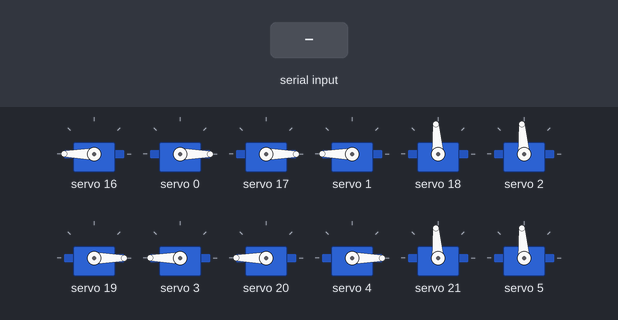
Bench run of a sketch on a simulated Arduino Uno, built with avr-gcc and run on an emulated ATmega328P. Parts: 12 × servo. The test bench sets the inputs (shaded band). What the sketch prints to the serial monitor is not drawn.

Above: at 2.4 s.
2.5 s: "F\n" received over Serial
At 2.65 s:
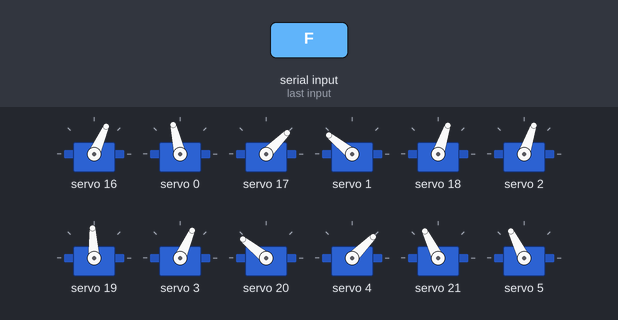
At 4.24 s:
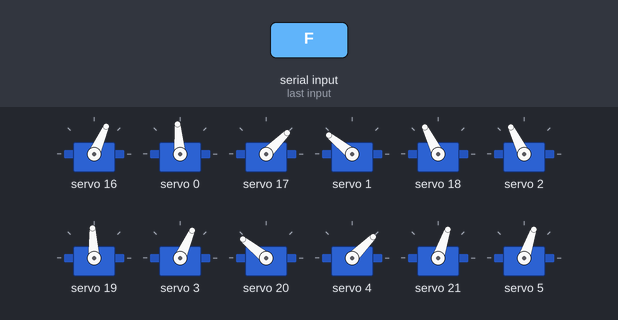
Timing chart, 0 to 64.0 s (numbered marks = the images above; inputs shaded):
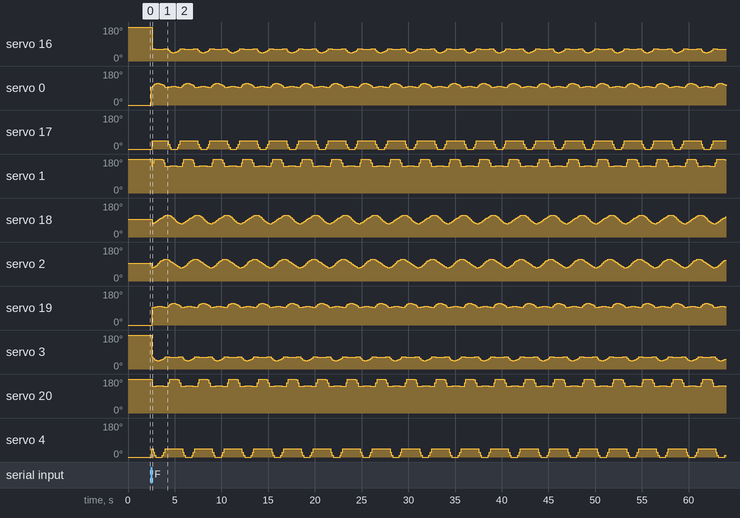

The sketch:

hexapod3.ino
```cpp
#include <Wire.h>
#include <Adafruit_PWMServoDriver.h>
#include <Math.h>
Adafruit_PWMServoDriver board_1 = Adafruit_PWMServoDriver(0x41);
Adafruit_PWMServoDriver board_2 = Adafruit_PWMServoDriver(0x40);

String mode = "";

const int NUMBER_SERVOS_LEFT =9;
const int NUMBER_SERVOS_RIGTH =9;

const int servoChannel[NUMBER_SERVOS_LEFT] = {0,1,2,3,4,5,6,7,8};  // Pins των servo στο PCA9685 1)tibia = 0 2)femur = 1 3)coxa = 2 για ολα τα ποδια
const double initial_pos[NUMBER_SERVOS_LEFT]  = {180,0,90,0,180,90,0,180,90};//τα πρωτα 3 ειναι για το ενα αριστερο ποδι ενω τα αλλα δυο 3αρια ειναι για τα δυο δεξια ποδια-->πανε στο board 1
                                              //     L1      L2       L3
const double initial_pos_rigth[NUMBER_SERVOS_RIGTH] = {0,180,90,180,0,90,180,0,90};//τα πρωτα 3 ειναι για το ενα δεξι ποδι ενω τα αλλα δυο 3αρια ειναι για τα δυο αριστερα ποδια-->πανε στο board 2
                                                    //    L4        L5       L6
const int servoMinPulse = 100;  // περίπου 1.0 ms σε ticks PCA9685 (50Hz)
const int servoMaxPulse = 730;

const double pi = 3.1415927;
const double a3 = 131.92;
const double a2 = 79.91;//  mm
const double a4 = 45.57;

struct Point {
 double x;//members στη σωστη σειρα
 double y;
 double z;
};

Point Point_start = {135,-50,70};//x,y,z οπως τα βαλαμε στο structure
Point Control_point_1 = {135,-50,-20};//xE[50,140],zE[-100,100],yE(-200.200)
Point Control_point_2 = {145,50,-20};
Point Point_end = {135,50,70};//Τα βρηκαμε με forward kinematics

Point Point_start_z = {135,0,100};
Point Control_point_1_z = {135,0,-20};
Point Control_point_2_z = {135,0,-20};
Point Point_end_z = {135,0,100};

Point Point_start_x = {200,0,70};
Point Control_point_1_x = {200,0,70};
Point Control_point_2_x = {50,0,70};
Point Point_end_x = {50,0,70};


void setup() {
  Serial.begin(115200);
  Serial.println("PCA9685 Servo Control - MG996R");

  board_1.begin();
  board_1.setPWMFreq(50);  // Θέτουμε τη συχνότητα στα 50Hz (20ms κύκλος)
  board_2.begin();
  board_2.setPWMFreq(50);
  delay(50);

    for (int i = 0;i<NUMBER_SERVOS_LEFT ;i++){
  setServoAngle(servoChannel[i],initial_pos[i]);
  setServoAngle_rigth(servoChannel[i],initial_pos_rigth[i]);
  delay(15);
  }
  delay(1000);
  Serial.println("Type mode:");
}

void cubic_bezier_linear_bezier(Point P0,Point P1,Point P2,Point P3){   //BEZIER--->Rigth LINEAR--->LEFT

  for (int i = 0; i <= 100; i=i+10) {

    double t = i/100.0;//ΠΡΑΓΜΑΤΙΚΗ ΔΙΑΙΡΕΣΗ
    double xo = pow((1-t),3)*P0.x+3*pow((1 - t),2)* t * P1.x +3*(1-t)*pow(t,2)*P2.x+pow(t,3)*P3.x;
    double yo = pow((1-t),3)*P0.y+3*pow((1 - t),2)* t * P1.y +3*(1-t)*pow(t,2)*P2.y+pow(t,3)*P3.y;
    double zo = pow((1-t),3)*P0.z+3*pow((1 - t),2)* t * P1.z +3*(1-t)*pow(t,2)*P2.z+pow(t,3)*P3.z;

    double x1 = (1-t)*P3.x+ t * P0.x ;//end_point(P3)---->start_point(P0)
    double y1 = (1-t)*P3.y+ t * P0.y ;
    double z1 = (1-t)*P3.z+ t * P0.z ;

    IK_rigth(xo, yo, zo);//rigth
    IK_linear(x1,y1,z1);//left

    //delay(10);
}
}

void cubic_bezier_linear_bezier_x(Point P0,Point P1,Point P2,Point P3){   //BEZIER--->Rigth LINEAR--->LEFT

  for (int i = 0; i <= 100; i=i+10) {

    double t = i/100.0;//ΠΡΑΓΜΑΤΙΚΗ ΔΙΑΙΡΕΣΗ
    double xo = pow((1-t),3)*P0.x+3*pow((1 - t),2)* t * P1.x +3*(1-t)*pow(t,2)*P2.x+pow(t,3)*P3.x;
    double yo = pow((1-t),3)*P0.y+3*pow((1 - t),2)* t * P1.y +3*(1-t)*pow(t,2)*P2.y+pow(t,3)*P3.y;
    double zo = pow((1-t),3)*P0.z+3*pow((1 - t),2)* t * P1.z +3*(1-t)*pow(t,2)*P2.z+pow(t,3)*P3.z;

    double x1 = (1-t)*P3.x+ t * P0.x ;//end_point(P3)---->start_point(P0)
    double y1 = (1-t)*P3.y+ t * P0.y ;
    double z1 = (1-t)*P3.z+ t * P0.z ;

    double x2 = (1-t)*P0.x+ t * P3.x ;//start_point(P0)---->end_point(P3)
    double y2 = (1-t)*P0.y+ t * P3.y ;
    double z2 = (1-t)*P0.z+ t * P3.z ;

    IK_rigth(xo, yo, zo);//rigth
    IK_L1(x2,y2,z2);
    IK_linear(x1,y1,z1);//left

    delay(10);
}
}

void cubic_bezier(Point P0,Point P1,Point P2,Point P3){
  for (int i = 0; i <= 100; i=i+10) {

    double t = i/100.0;//ΠΡΑΓΜΑΤΙΚΗ ΔΙΑΙΡΕΣΗ
    double xo = pow((1-t),3)*P0.x+3*pow((1 - t),2)* t * P1.x +3*(1-t)*pow(t,2)*P2.x+pow(t,3)*P3.x;
    double yo = pow((1-t),3)*P0.y+3*pow((1 - t),2)* t * P1.y +3*(1-t)*pow(t,2)*P2.y+pow(t,3)*P3.y;
    double zo = pow((1-t),3)*P0.z+3*pow((1 - t),2)* t * P1.z +3*(1-t)*pow(t,2)*P2.z+pow(t,3)*P3.z;

    IK_rigth(xo, yo, zo);//rigth
    IK_linear(xo,yo,zo);//left
}
}

void linear_bezier_cubic_bezier(Point P0,Point P1,Point P2,Point P3){  //BEZIER--->Left LINEAR--->Rigth

  for (int i = 0; i <= 100; i=i+10) {

    double t = i/100.0;//ΠΡΑΓΜΑΤΙΚΗ ΔΙΑΙΡΕΣΗ
    double xo = pow((1-t),3)*P0.x+3*pow((1 - t),2)* t * P1.x +3*(1-t)*pow(t,2)*P2.x+pow(t,3)*P3.x;
    double yo = pow((1-t),3)*P0.y+3*pow((1 - t),2)* t * P1.y +3*(1-t)*pow(t,2)*P2.y+pow(t,3)*P3.y;
    double zo = pow((1-t),3)*P0.z+3*pow((1 - t),2)* t * P1.z +3*(1-t)*pow(t,2)*P2.z+pow(t,3)*P3.z;

    double x1 = (1-t)*P3.x+ t * P0.x ;
    double y1 = (1-t)*P3.y+ t * P0.y ;
    double z1 = (1-t)*P3.z+ t * P0.z ;

    IK_rigth(x1, y1, z1);//rigth
    IK_linear(xo,yo,zo);//left

    //delay(10);
}
}

//safe_acos μας περιοριζει τις γωνιες
double safe_acos(double x) {
  if (x < -1.0) x = -1.0;
  if (x > 1.0) x = 1.0;
  return acos(x);
}
void setServoAngle(int channel, int angle) {
  //περιορισμος γωνιας
  angle = constrain(angle, 0, 270);
  int pulseLength = map(angle, 0, 270, servoMinPulse, servoMaxPulse);
  board_1.setPWM(channel, 0, pulseLength);  //board 1
  }

void setServoAngle_rigth(int channel, int angle){
  angle = constrain(angle, 0, 270);
  int pulseLength = map(angle, 0, 270, servoMinPulse, servoMaxPulse);
  board_2.setPWM(channel, 0, pulseLength);  //board 2
}

void IK_linear(double xo,double yo,double zo){
 double theta1_1 = atan2(yo,xo);
 double theta1_2 =90*pi/180-theta1_1;

 double r3 = cos(19.21)*a4;
 double rx = sqrt(pow(xo,2)+pow(yo,2))-r3;
 double r = sqrt(pow(rx,2)+pow(zo,2));

 double f1 = safe_acos((pow(a2,2)+pow(r,2)-pow(a3,2))/(2*a2*r));
 double f2 = atan2(zo,rx);
 double theta2_1 = f2-f1;
 double theta2_2 = 90*pi/180+theta2_1;

 double zeta = safe_acos((pow(a2,2)+pow(a3,2)-pow(r,2))/(2*a2*a3));
 double theta3_1 = pi-zeta;
 double theta3_2 = 180*pi/180-theta3_1;

 double  angle_degrees[NUMBER_SERVOS_LEFT] = {theta3_2*180/pi,theta2_2*180/pi,theta1_2*180/pi,
                                              (theta3_1-25*pi/180)*180/pi,(90*pi/180-theta2_1)*180/pi,(90*pi/180+theta1_1)*180/pi,
                                              (theta3_1-25*pi/180)*180/pi,(90*pi/180-theta2_1)*180/pi,(90*pi/180+theta1_1)*180/pi};//left
 for (int i = 0;i<NUMBER_SERVOS_LEFT ;i++){
  setServoAngle(servoChannel[i],angle_degrees[i]);
  delay(7);
  }
}
void IK_rigth(double xo,double yo,double zo){
 double theta1_1 = atan2(yo,xo);
 double theta1_2 =90*pi/180-theta1_1;

 double r3 = cos(19.21)*a4;
 double rx = sqrt(pow(xo,2)+pow(yo,2))-r3;
 double r = sqrt(pow(rx,2)+pow(zo,2));

 double f1 = safe_acos((pow(a2,2)+pow(r,2)-pow(a3,2))/(2*a2*r));
 double f2 = atan2(zo,rx);
 double theta2_1 = f2-f1;
 double theta2_2 = 90*pi/180+theta2_1;

 double zeta = safe_acos((pow(a2,2)+pow(a3,2)-pow(r,2))/(2*a2*a3));
 double theta3_1 = pi-zeta;
 double theta3_2 = 180*pi/180-theta3_1;

 double  angle_degrees_rigth[NUMBER_SERVOS_RIGTH] = {(theta3_1-25*pi/180)*180/pi,(90*pi/180-theta2_1)*180/pi,(90*pi/180+theta1_1)*180/pi,
                                                     theta3_2*180/pi,theta2_2*180/pi,theta1_2*180/pi,
                                                     theta3_2*180/pi,theta2_2*180/pi,theta1_2*180/pi};

 for (int i = 0;i<NUMBER_SERVOS_LEFT ;i++){
  setServoAngle_rigth(servoChannel[i],angle_degrees_rigth[i]);
  delay(7);
  }
}
void IK_L1(double xo,double yo,double zo){
 double theta1_1 = atan2(yo,xo);
 double theta1_2 =90*pi/180-theta1_1;

 double r3 = cos(19.21)*a4;
 double rx = sqrt(pow(xo,2)+pow(yo,2))-r3;
 double r = sqrt(pow(rx,2)+pow(zo,2));

 double f1 = safe_acos((pow(a2,2)+pow(r,2)-pow(a3,2))/(2*a2*r));
 double f2 = atan2(zo,rx);
 double theta2_1 = f2-f1;
 double theta2_2 = 90*pi/180+theta2_1;

 double zeta = safe_acos((pow(a2,2)+pow(a3,2)-pow(r,2))/(2*a2*a3));
 double theta3_1 = pi-zeta;
 double theta3_2 = 180*pi/180-theta3_1;

 double  angle_degrees[NUMBER_SERVOS_LEFT] = {theta3_2*180/pi,theta2_2*180/pi,theta1_2*180/pi, };//left

 for (int i = 0;i<servoChannel[3] ;i++){
  setServoAngle(servoChannel[i],angle_degrees[i]);
  delay(7);
  }
}


void loop() {
  if (Serial.available() > 0){
   mode = Serial.readStringUntil('\n');
   mode.trim();

 if (mode == "F"){
   for(int k=0;k<=180;k++){
  cubic_bezier_linear_bezier(Point_start,Control_point_1,Control_point_2,Point_end);
  linear_bezier_cubic_bezier(Point_start,Control_point_1,Control_point_2,Point_end);
  delay(10);
   }
 }
 else if (mode == "B"){
for(int k=0;k<=180;k++){
  cubic_bezier_linear_bezier(Point_end,Control_point_2,Control_point_1,Point_start);
  linear_bezier_cubic_bezier(Point_end,Control_point_2,Control_point_1,Point_start);
  delay(10);
   }
 }
 else if (mode == "P"){
   for(int k=0;k<=180;k++){
    delay(10);
   }
 }
 else if (mode == "D"){
   for(int k=0;k<=180;k++){
     cubic_bezier(Point_end_z,Control_point_2_z,Control_point_1_z,Point_start_z);
     delay(10000);
   }
 }
 else if (mode == "U"){
   for(int k=0;k<=180;k++){
     cubic_bezier(Point_start_z,Control_point_1_z,Control_point_2_z,Point_end_z);
     delay(10000);
   }
 }
 else if (mode == "R"){
   for(int k=0;k<=180;k++){
   cubic_bezier_linear_bezier_x(Point_start_x,Control_point_1_x,Control_point_2_x,Point_end_x);
   delay(10);
   }
 }
 }
}
```
